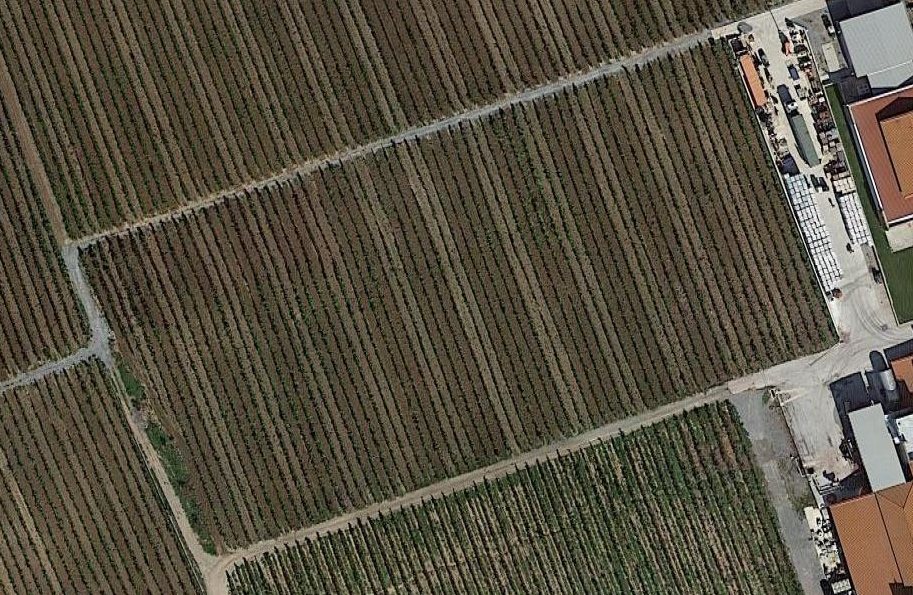
#> input picture data/input/greece_zoom20_23cmpix.jpg, 913 x 595 px, found by its file name
$ python 1_rgb_satellite_image_vine_canopy_classifier.py   (Python 2 division)
#> lines starting #> are read from the running program, lines starting #| are printed output that depends on the picture
#> further down, img_org is the input picture: shape (595, 913, 3); mean R, G, B 86.3, 80.2, 65.2
#| Original Dimensions :  (595, 913, 3)
#!/usr/bin/env python

from scipy import ndimage
import numpy as np
import matplotlib
import matplotlib.pyplot as plt

from skimage import data, transform, io
from skimage.util import img_as_ubyte
from skimage.morphology import disk,rectangle,square, binary_opening, binary_closing, remove_small_objects
from skimage.filters import rank
from skimage.color import rgb2gray
from skimage.draw import rectangle,polygon_perimeter,line,circle
import os.path
import time
from skimage import measure, segmentation
from skimage.transform import probabilistic_hough_line, hough_line, hough_line_peaks
from skimage.measure import LineModelND, ransac
from matplotlib import cm
import cv2
from skimage.feature import peak_local_max
from scipy import ndimage as ndi
from scipy.signal import argrelextrema
from skimage.filters import try_all_threshold
from skimage.color import rgb2hsv

# [101 lines left out: functions compute_windows_histogram, compute_windows_moment, compute_pixels_count, compute_pixels_count_filter, not called in this run]

def rgb_to_ExG_index(rgb_image):
	print "Getting ExG"
	#ExG = 2*g-r-b
	#r=R/(R+G+B),g=G/(R+G+B),b=B/(R+G+B)
	if os.path.isfile(image_file_name[:-4]+'_ExG.npy'):
		ExG_image = np.load(image_file_name[:-4]+'_ExG.npy')
	else:
		rows = rgb_image.shape[0]
#> rows = 595
		cols = rgb_image.shape[1]
#> cols = 913

		ExG_image = np.zeros([rows,cols])
		for row in range(0,rows):
			for col in range(0,cols):
				if sum(rgb_image[row,col,:]) > 0:
					r = np.true_divide(rgb_image[row,col,0],sum(rgb_image[row,col,:]))
					g = np.true_divide(rgb_image[row,col,1],sum(rgb_image[row,col,:]))
					b = np.true_divide(rgb_image[row,col,2],sum(rgb_image[row,col,:]))
					ExG_image[row,col] = 2*g-r-b
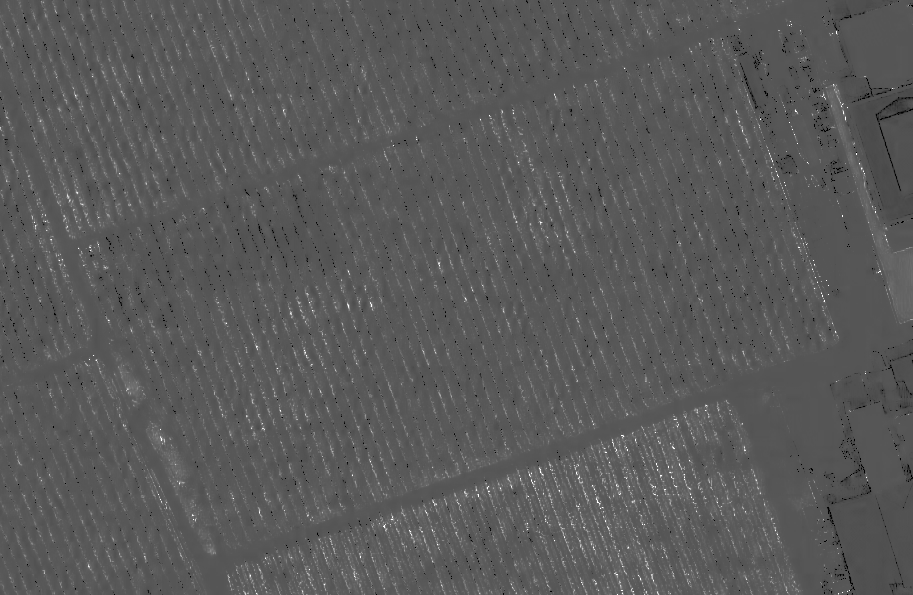
#> ExG_image: shape (595, 913) float64; min -1, max 2, mean 0.0588; drawn with min black and max white

		#normalize between 0-255
		ExG_image = ((ExG_image - ExG_image.min()) * (1/(ExG_image.max() - ExG_image.min()) * 255)).astype('uint8')
		np.save(image_file_name[:-4]+'_ExG',ExG_image)

	return ExG_image

# [68 lines left out: functions rgb_to_GLI_index, rgb_to_NDI_index, rgb_to_VARI_index, not called in this run]

#Parameters
image_file_name = './data/input/greece_zoom20_23cmpix.jpg'
img_resolution = 0.23 # m/pix
row_separation = 2.5 #meters
window_times_row = 5 #times
moment_threshold = 100
pixel_count_threshold = 0.85 # thershold to segment between canopy vs rest
vegetation_index = 0 # 0:ExG, 1:GLI, 2:2G_RBi, 3:ExGR, 4:NDI , 5:G%, 6:VARI, 7:HSV

compute_segmentation = False
show_plots = True

# Read the image
img_org = io.imread(image_file_name)
print('Original Dimensions : ',img_org.shape)


# Transform RGB to a vegetation index
if vegetation_index == 0:
	img_grey = rgb_to_ExG_index(img_org)
if vegetation_index == 1:
	img_grey = rgb_to_GLI_index(img_org)
if vegetation_index == 2:
	img_grey = rgb_to_2G_RBi_index(img_org)
if vegetation_index == 3:
	img_grey = rgb_to_ExGR_index(img_org)
if vegetation_index == 4:
	img_grey = rgb_to_NDI_index(img_org)
if vegetation_index == 5:
	img_grey = rgb_to_Gper_index(img_org)
if vegetation_index == 6:
	img_grey = rgb_to_VARI_index(img_org)

print('Grey Dimensions : ',img_grey.shape)
#| Grey Dimensions :  (595, 913)

fig, ax = try_all_threshold(img_grey, figsize=(10, 8), verbose=False)
plt.show()
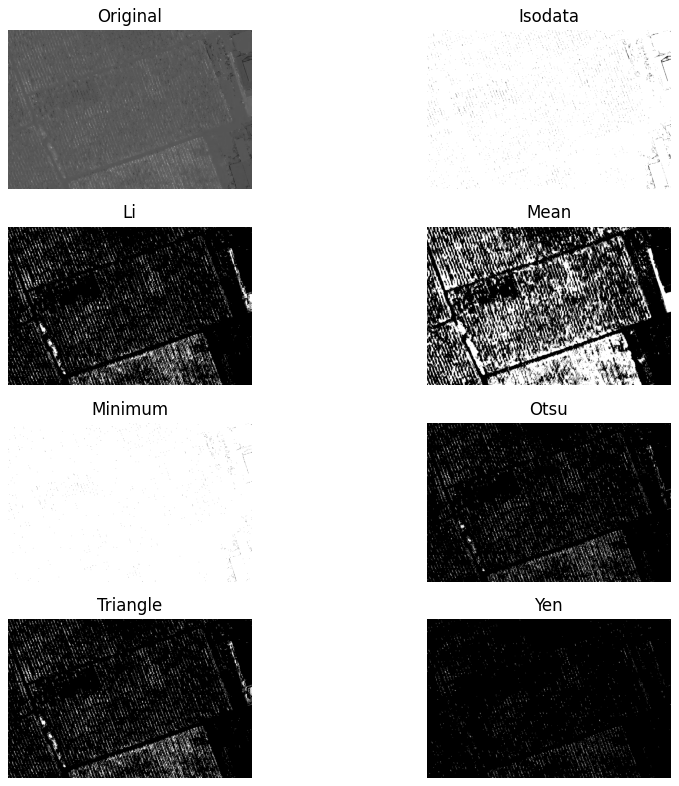
#> figure drawn by matplotlib, 8 panels


if compute_segmentation:
	# Calculate the window size based on the row separtion and the times specified
	window_size = int(np.ceil( np.ceil(window_times_row*row_separation/img_resolution) / 2.) * 2) #round up to the nearest even integer

	# Compute the histograms for each pixel with the window size defined
	windows_histogram, windows_color_mean = compute_windows_histogram(img_grey,window_size, image_file_name)

	# Compute the windows moment
	windows_moment = compute_windows_moment(windows_histogram, windows_color_mean, window_size)

	# Compute the counts on each pixel to segment the vine vs background
	pixels_count, pixels_times_seen = compute_pixels_count(img_grey, windows_moment, window_size)

	# Apply filter to get a binary image
	img_bin = compute_pixels_count_filter(pixels_count,pixels_times_seen, pixel_count_threshold)


if show_plots:
	# [11 lines of commented-out code are left out]

	fig, axes = plt.subplots(nrows=1, ncols=2)
	axes[0].imshow(img_org)
	axes[0].set_title('original')

	axes[1].imshow(img_grey, cmap='gray')
	axes[1].set_title('grey')

	# axes[0,2].set_title('binary')
	# axes[0,2].imshow(img_bin, cmap='gray')

	# axes[1, 0].set_title('counts')
	# axes[1, 0].imshow(pixels_count, cmap='gray')

	# axes[0,2].set_title('bin open close remove')
	# axes[0,2].imshow(img_bin_mod)

	# axes[1,0].set_title('lables')
	# axes[1,0].imshow(img_labels, cmap='nipy_spectral')

	# axes[1,1].set_title('cluster')
	# axes[1,1].imshow(img_cluster)
	# axes[1,1].plot(line_y, line_x, '-k', label='Line model from all data')
	# axes[1,1].plot(line_y_robust, line_x, '-b', label='Robust line model')


	# axes[1,1].imshow(img_cluster)
	# axes[1,1].plot((lines[l][0][0], lines[l][1][0]), (lines[l][0][1], lines[l][1][1]))
	# axes[1,1].set_xlim((0, img_cluster.shape[1]))
	# axes[1,1].set_ylim((img_cluster.shape[0], 0))
	# axes[1,1].set_title('Probabilistic Hough')

	plt.tight_layout()
	plt.show()
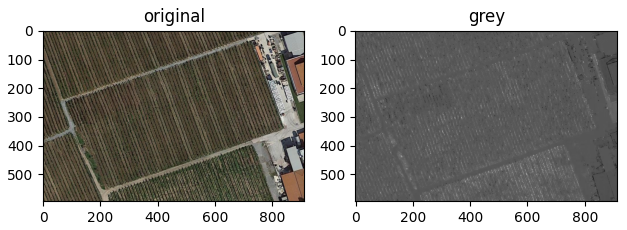
#> figure drawn by matplotlib, 2 panels
